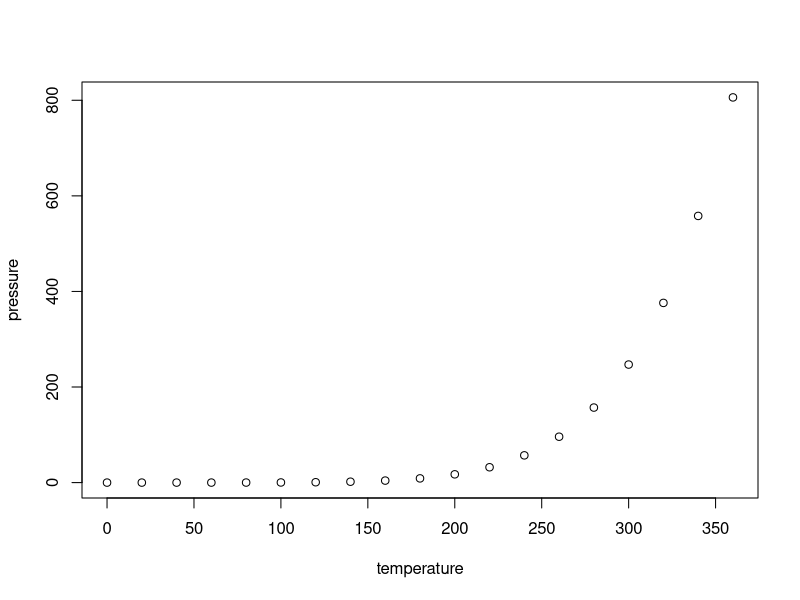
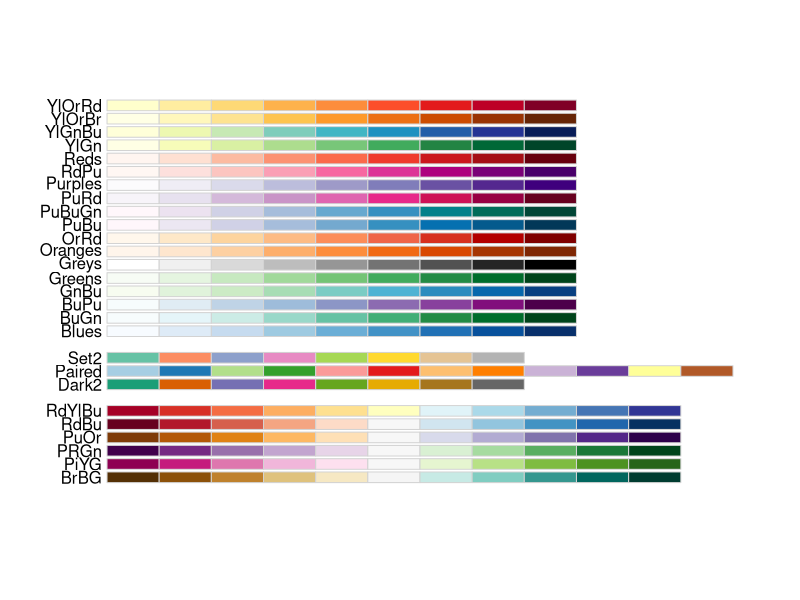

Write R code to recreate these figures, in order. (Note: this script raises an error after producing the figures.)
## ---- chunk 1
knitr::opts_chunk$set(echo = TRUE)
## ---- chunk 2
summary(cars)
## ---- chunk 3
plot(pressure)
## ---- chunk 4
View(umap_Pathway_plot)
library(RColorBrewer)
display.brewer.all(colorblindFriendly = TRUE)

library(ggplot2)
ggplot2::ggplot(data = umap_Pathway_plot, mapping = aes(x = umap_Pathway_plot[, 1], y = umap_Pathway_plot[, 2])) + geom_point(alpha = 0.9) + aes(color=umap_Pathway_plot$`Pathological Stage`) + scale_color_brewer(palette = "Paired") + ggtitle("Pathological Stage all patients UMAP") + xlab("1") + ylab("2")
## ---- chunk 5
BRCA_UMAP_Pathway_Menopause=rbind(BRCA_UMAP_Pathway_MenopausePeri,BRCA_UMAP_Pathway_MenopausePost, BRCA_UMAP_Pathway_MenopausePre)
View(BRCA_UMAP_Pathway_Menopause)

library(ggplot2)
ggplot2::ggplot(data = BRCA_UMAP_Pathway_Menopause, mapping = aes(x = BRCA_UMAP_Pathway_Menopause[, 1], y = BRCA_UMAP_Pathway_Menopause[, 2])) + geom_point(alpha = 0.9) + aes(color=BRCA_UMAP_Pathway_Menopause$`Menopause Status`) + scale_color_brewer(palette = "Dark2") + ggtitle("BRCA Menoopause only known info") + xlab("1") + ylab("2")
## ---- chunk 6
#Reducing the information 
umap_Pathway_plot[umap_Pathway_plot == "Stage IA"] <- "Stage I"
umap_Pathway_plot[umap_Pathway_plot == "Stage IB"] <- "Stage I"
umap_Pathway_plot[umap_Pathway_plot == "Stage IIA"] <- "Stage II"
umap_Pathway_plot[umap_Pathway_plot == "Stage IIB"] <- "Stage II"
umap_Pathway_plot[umap_Pathway_plot == "Stage IIC"] <- "Stage II"
umap_Pathway_plot[umap_Pathway_plot == "Stage IIIA"] <- "Stage III"
umap_Pathway_plot[umap_Pathway_plot == "Stage IIIB"] <- "Stage III"
umap_Pathway_plot[umap_Pathway_plot == "Stage IIIC"] <- "Stage III"
umap_Pathway_plot[umap_Pathway_plot == "Stage IVA"] <- "Stage IV"
umap_Pathway_plot[umap_Pathway_plot == "Stage IVB"] <- "Stage IV"
umap_Pathway_plot[umap_Pathway_plot == "Stage IVC"] <- "Stage IV"
umap_Pathway_plot[umap_Pathway_plot == "Pre"] <- "Stage IV"
View (umap_Pathway_plot)

library(RColorBrewer)
display.brewer.all(colorblindFriendly = TRUE)

library(ggplot2)
ggplot2::ggplot(data = umap_Pathway_plot, mapping = aes(x = umap_Pathway_plot[, 1], y = umap_Pathway_plot[, 2])) + geom_point(alpha = 0.9) + aes(color=umap_Pathway_plot$`Pathological Stage`) + scale_color_brewer(palette = "Paired") + ggtitle("Pathological Stage all patients UMAP") + xlab("1") + ylab("2")
## ---- chunk 7
UMAP_Pathway_Stage0 = data.frame() 
for (i in 1:nrow(umap_Pathway_plot)){
if (umap_Pathway_plot[i, 5] == "Stage 0")
UMAP_Pathway_Stage0 = rbind(umap_Pathway_plot[i,],UMAP_Pathway_Stage0)
}
View(UMAP_Pathway_Stage0)

UMAP_Pathway_IS = data.frame() 
for (i in 1:nrow(umap_Pathway_plot)){
if (umap_Pathway_plot[i, 5] == "IS")
UMAP_Pathway_IS = rbind(umap_Pathway_plot[i,],UMAP_Pathway_IS)
}
View(UMAP_Pathway_IS)

UMAP_Pathway_NOS = data.frame() 
for (i in 1:nrow(umap_Pathway_plot)){
if (umap_Pathway_plot[i, 5] == "I/II NOS")
UMAP_Pathway_NOS = rbind(umap_Pathway_plot[i,],UMAP_Pathway_NOS)
}
View(UMAP_Pathway_NOS)

UMAP_Pathway_StageI = data.frame() 
for (i in 1:nrow(umap_Pathway_plot)){
if (umap_Pathway_plot[i, 5] == "Stage I")
UMAP_Pathway_StageI = rbind(umap_Pathway_plot[i,],UMAP_Pathway_StageI)
}
View(UMAP_Pathway_StageI)

UMAP_Pathway_StageII = data.frame() 
for (i in 1:nrow(umap_Pathway_plot)){
if (umap_Pathway_plot[i, 5] == "Stage II")
UMAP_Pathway_StageII = rbind(umap_Pathway_plot[i,],UMAP_Pathway_StageII)
}
View(UMAP_Pathway_StageII)

UMAP_Pathway_StageIII = data.frame() 
for (i in 1:nrow(umap_Pathway_plot)){
if (umap_Pathway_plot[i, 5] == "Stage III")
UMAP_Pathway_StageIII = rbind(umap_Pathway_plot[i,],UMAP_Pathway_StageIII)
}
View(UMAP_Pathway_StageIII)

UMAP_Pathway_StageIV = data.frame() 
for (i in 1:nrow(umap_Pathway_plot)){
if (umap_Pathway_plot[i, 5] == "Stage IV")
UMAP_Pathway_StageIV = rbind(umap_Pathway_plot[i,],UMAP_Pathway_StageIV)
}
View(UMAP_Pathway_StageIV)

UMAP_Pathway_StageX = data.frame() 
for (i in 1:nrow(umap_Pathway_plot)){
if (umap_Pathway_plot[i, 5] == "Stage X")
UMAP_Pathway_StageX = rbind(umap_Pathway_plot[i,],UMAP_Pathway_StageX)
}
View(UMAP_Pathway_StageX)

CPStages = rbind(UMAP_Pathway_IS, UMAP_Pathway_NOS, UMAP_Pathway_Stage0, UMAP_Pathway_StageI, UMAP_Pathway_StageII, UMAP_Pathway_StageIII, UMAP_Pathway_StageIV, UMAP_Pathway_StageX)
View (CPStages)

library(RColorBrewer)
display.brewer.all(colorblindFriendly = TRUE)

library(ggplot2)
ggplot2::ggplot(data = CPStages, mapping = aes(x = CPStages[, 1], y = CPStages[, 2])) + geom_point(alpha = 0.9) + aes(color=CPStages$`Pathological Stage`) + scale_color_brewer(palette = "Paired") + ggtitle("Pathological Stage all patients UMAP") + xlab("1") + ylab("2")

## ---- chunk 8
BRCA_CPS = data.frame() 
for (i in 1:nrow(CPStages)){
if (CPStages[i, 4] == "BRCA")
BRCA_CPS = rbind(CPStages[i,],BRCA_CPS)
}
View(BRCA_CPS)

library(RColorBrewer)
display.brewer.all(colorblindFriendly = TRUE)

library(ggplot2)
ggplot2::ggplot(data = BRCA_CPS, mapping = aes(x = BRCA_CPS[, 1], y = BRCA_CPS[, 2])) + geom_point(alpha = 0.9) + aes(color=BRCA_CPS$`Pathological Stage`) + scale_color_brewer(palette = "Dark2") + ggtitle("Pathological Stage BRCA cleared") + xlab("1") + ylab("2")
## ---- chunk 9
library(ggplot2)
ggplot2::ggplot(data = umap_Pathway_plot, mapping = aes(x = umap_Pathway_plot[, 1], y = umap_Pathway_plot[, 2])) + geom_point(alpha = 0.9) + aes(color=umap_Pathway_plot$`Cancer Type`) + scale_color_brewer(palette = "Paired") + ggtitle("Cancer Type all patients UMAP") + xlab("1") + ylab("2")
